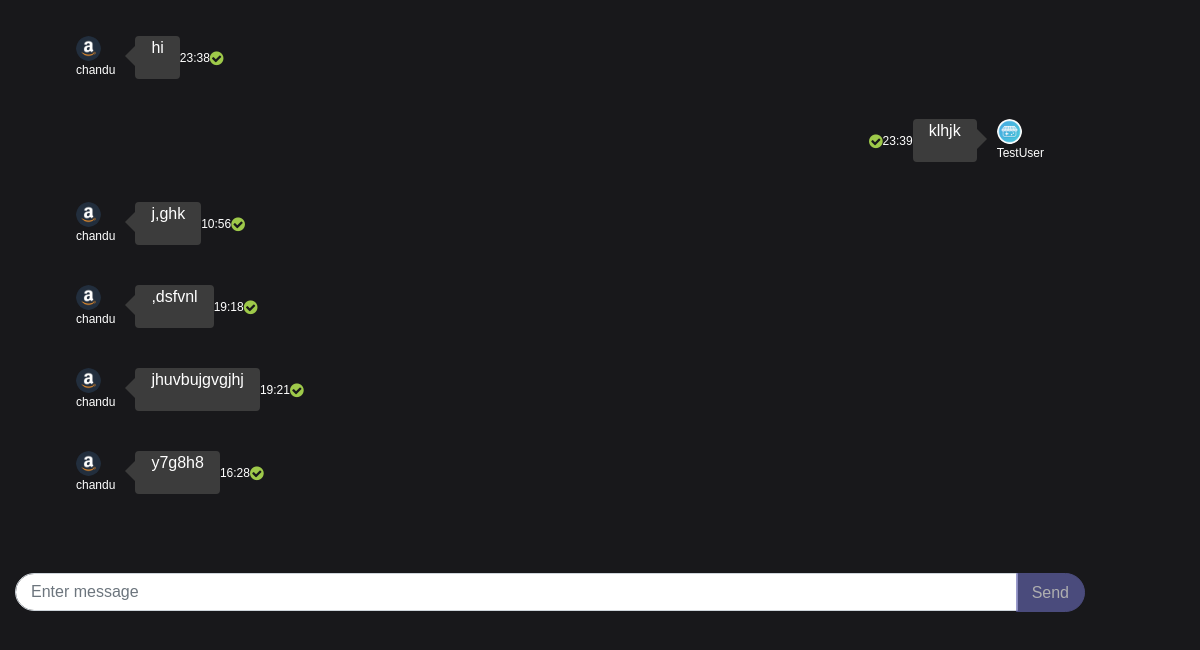
/chat/room/2/ (signed in, lower part), run on an earlier commit of the app's database.
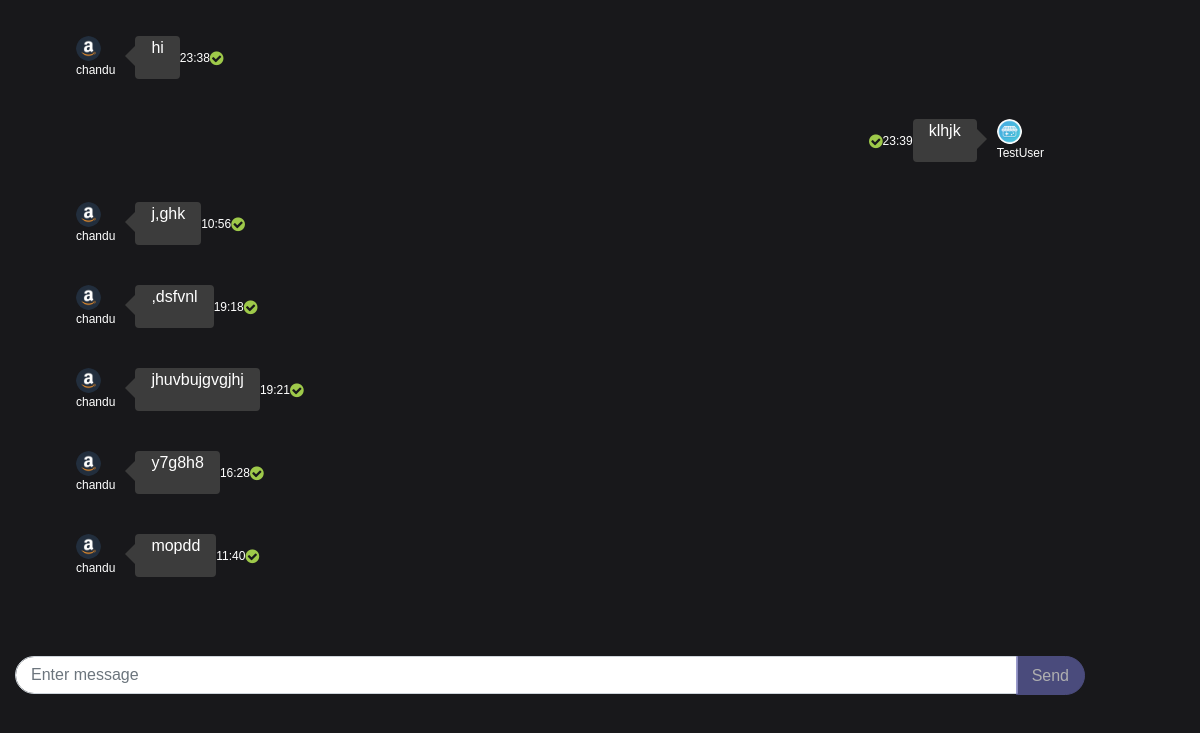
And on a later commit of the database.
### a_rtchat/models.py (models this page shows, shortened)
class Message(models.Model):
    content = models.TextField()
    sender = models.ForeignKey(User, on_delete=models.CASCADE, related_name='sent_messages')
    receiver = models.ForeignKey(User, on_delete=models.CASCADE, related_name='received_messages')
    room = models.ForeignKey(ChatRoom, on_delete=models.CASCADE, related_name='messages', default=1)
    timestamp = models.DateTimeField(default=timezone.now)

### user/models.py (models this page shows, shortened)
class Profile(models.Model):
  staff = models.OneToOneField(User,on_delete=models.CASCADE,null=True)
  address = models.CharField(max_length=200,null=True)
  phone = models.CharField(max_length=20,null=True)
  image = models.ImageField(default='avatar.jpg',upload_to='Profile_Images')

### a_rtchat/views.py (the view)
# urls.py: path('room/<int:room_id>/', views.hacknite_chat_view, name='room'),
@login_required
def hacknite_chat_view(request, room_id):
    room = get_object_or_404(ChatRoom, id=room_id)
    messages = Message.objects.filter(room=room).order_by('timestamp')
    context = {
        'room': room,
        'messages': messages,
    }
    return render(request, 'dashboard/chat.html', context)

### templates/dashboard/chat.html (shortened to what this page needs)
{% load static %}
<!DOCTYPE html>
<html lang="en">
<head>
    <link href="https://cdn.jsdelivr.net/npm/bootstrap@4.3.1/dist/css/bootstrap.min.css" rel="stylesheet">
</head>
<body>
    <link href="https://maxcdn.bootstrapcdn.com/font-awesome/4.3.0/css/font-awesome.min.css" rel="stylesheet">
    <div class="container">
        <div class="content-wrapper">
            <div class="col-xl-8 col-lg-8 col-md-8 col-sm-9 col-9">
                <div class="chat-container">
                    <div class="chat-messages">
                        <ul class="chat-box chatContainerScroll">
                            {% for message in messages %}
                            <li class="{% if message.sender == request.user %} chat-right {% else %} chat-left {% endif %}">
                                {% if message.sender == request.user %}
                                <div class="chat-hour text-white"><span class="fa fa-check-circle"></span>{{ message.timestamp|date:"H:i" }} </div>
                                <div class="chat-text text-white">{{ message.content }}</div>
                                <div class="chat-avatar">
                                    <img src="{{ message.sender.profile.image.url }}" alt="{{ message.sender.username }}">
                                    <div class="chat-name text-white">{{ message.sender.username }}</div>
                                </div>
                                {% else %}
                                <div class="chat-avatar">
                                    <img src="{{ message.sender.profile.image.url }}" alt="{{ message.sender.username }}">
                                    <div class="chat-name text-white">{{ message.sender.username }}</div>
                                </div>
                                <div class="chat-text">{{ message.content }}</div>
                                <div class="chat-hour text-white">{{ message.timestamp|date:"H:i" }} <span class="fa fa-check-circle"></span></div>
                                {% endif %}
                            </li>
                            {% endfor %}
                        </ul>
                    </div>
                    <form id="messageForm" class="chat-form" method="POST" action="{% url 'hacknite_chat_send' room_id=room.id %}">
                        <div class="input-group mb-3">
                            <input type="text" name="content" id="messageInput" class="form-control" placeholder="Enter message" aria-label="Enter message" aria-describedby="button-addon2">
                            <div class="input-group-append">
                                <button class="btn btn-custom" type="submit" id="button-addon2">Send</button>
                            </div>
                        </div>
                    </form>
                </div>
            </div>
        </div>
    </div>
</body>
</html>

What changed in the data, as far as the page shows it:
added Message: sender.profile.image (picture), sender.username "chandu", content "mopdd", timestamp "11:40"
